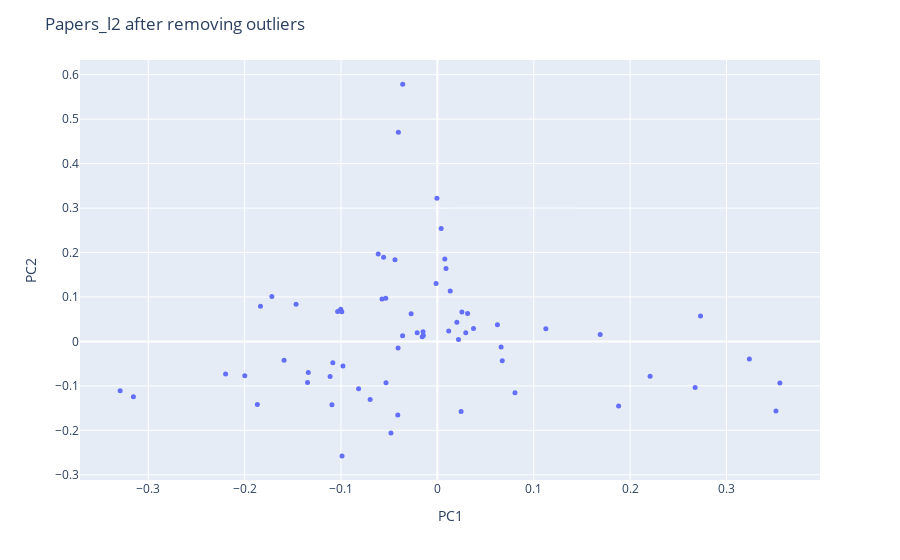

Source (notebook cell):
### Code cell
new_papers_l2_pca = papers_l2_pca.drop(['TolmanSusan_papers','LermanEugeneM_papers','TzirakisNikolaos_papers','ErdoğanMehmetBurak_papers'])
papers_fig_newl2 = px.scatter(new_papers_l2_pca, x='PC1', y='PC2', hover_name=new_papers_l2_pca.index)
papers_fig_newl2.update_traces(marker=dict(size=5))
papers_fig_newl2.update_layout(title = 'Papers_l2 after removing outliers')
papers_fig_newl2.show()

### Figure 1 — Plotly figure (JSON) as saved in the notebook; plotly's stock layout.template omitted (floating-point values rounded to 4 significant figures)
{"data": [{"hovertemplate": "<b>%{hovertext}</b><br><br>PC1=%{x}<br>PC2=%{y}<extra></extra>", "hovertext": ["AhlgrenScottD_papers", "AlbinPierre_papers", "BaloghJózsef_papers", "BaryshnikovYuliyM_papers", "Berwick-EvansDaniel_papers", "BocaFlorin-Petre_papers", "BradlowStevenBenjamin_papers", "BronskiJaredC_papers", "CooneyDanielB_papers", "DeVilleRELee_papers", "DeyParthaSarathi_papers", "DiFrancescoPhilippe_papers", "DoddChristopher_papers", "DunfieldNathanM_papers", "DuttaSankarPrasad_papers", "DuursmaIwanMaynard_papers", "FadinaTolulope_papers", "FengRunhuan_papers", "FernandesRuiLoja_papers", "FordKevinB_papers", "GuzmanRosemaryK_papers", "HaboushWilliamJ_papers", "HellerJeremiahBen_papers", "HinkkanenAimo_papers", "HiraniAnilN_papers", "HungPei-Ken_papers", "HurVeraMikyoung_papers", "IvanovSergeiVladimirovich_papers", "JandaFelix_papers", "JingXiaochen_papers", "JungeMarius_papers", "KatzSheldonH_papers", "KedemRinat_papers", "KermanEly_papers", "KirkpatrickKayLene_papers", "KirrEduard_papers", "KostochkaAlexandrV_papers", "KutzarovaDenkaN_papers", "LaNaveGabriele_papers", "LaugesenRichardSnyder_papers", "LeditzkyFelix_papers", "LiXiaochun_papers", "LiuYuan_papers", "McCarthyRandy_papers", "MineyevIgor_papers", "NikolaevIgorG_papers", "OikhbergTimur_papers", "PascaleffJamesThomas_papers", "RaptiZoi_papers", "RasmussenJacob_papers", "RasmussenSarahDean_papers", "RezkCharlesW_papers", "ReznickBruce_papers", "SongRenming_papers", "SowersRichardB_papers", "StojanoskaVesna_papers", "ThornerJesse_papers", "TumanovAlexander_papers", "TysonJeremyT_papers", "WeiWei_papers", "WuXuan_papers", "YongAlexanderTF_papers", "YoungAmanda_papers", "ZaharescuAlexandru_papers", "ZharnitskyVadim_papers"], "legendgroup": "", "marker": {"color": "#636efa", "size": 5, "symbol": "circle"}, "mode": "markers", "name": "", "orientation": "v", "showlegend": false, "type": "scatter", "x": [-0.044, -0.05331, -0.01486, 0.08048, -0.1094, -0.04048, -0.06978, 0.3513, 0.02188, 0.188, 0.01175, -0.09916, -0.1347, -0.1717, -0.09797, -0.1591, 0.03137, -0.05355, -0.04818, -0.0004833, -0.02724, -0.1113, -0.2197, 0.02022, 0.06729, -0.01456, 0.2674, -0.06137, -0.1085, -0.05746, 0.008928, -0.1868, -0.1003, -0.04107, 0.1689, 0.3237, -0.02097, -0.001355, -0.09895, 0.1125, -0.0361, 0.273, -0.1035, -0.1998, -0.05582, -0.04078, 0.007723, -0.1339, 0.2207, -0.1835, -0.1466, -0.3154, 0.01333, 0.03749, 0.0661, -0.3292, 0.003931, 0.02459, 0.06229, 0.02547, -0.0157, -0.08174, 0.02945, -0.03598, 0.3553], "xaxis": "x", "y": [0.1837, -0.093, 0.02175, -0.1153, -0.1425, 0.4704, -0.1305, -0.1565, 0.004059, -0.1454, 0.02358, 0.06665, -0.09213, 0.1011, -0.05527, -0.04214, 0.06255, 0.09697, -0.2061, 0.3222, 0.0621, -0.07867, -0.07331, 0.0434, -0.04343, 0.01309, -0.1036, 0.1967, -0.04798, 0.09563, 0.1639, -0.1419, 0.07209, -0.1656, 0.01581, -0.0396, 0.01938, 0.1306, -0.2574, 0.02842, 0.01259, 0.05711, 0.06731, -0.07743, 0.1893, -0.01476, 0.1855, -0.06977, -0.07856, 0.07889, 0.08378, -0.1243, 0.1135, 0.02893, -0.01227, -0.1107, 0.2541, -0.1574, 0.03733, 0.06596, 0.01061, -0.1064, 0.01964, 0.5787, -0.09367], "yaxis": "y"}], "layout": {"legend": {"tracegroupgap": 0}, "margin": {"t": 60}, "title": {"text": "Papers_l2 after removing outliers"}, "xaxis": {"anchor": "y", "domain": [0, 1], "title": {"text": "PC1"}}, "yaxis": {"anchor": "x", "domain": [0, 1], "title": {"text": "PC2"}}}}
